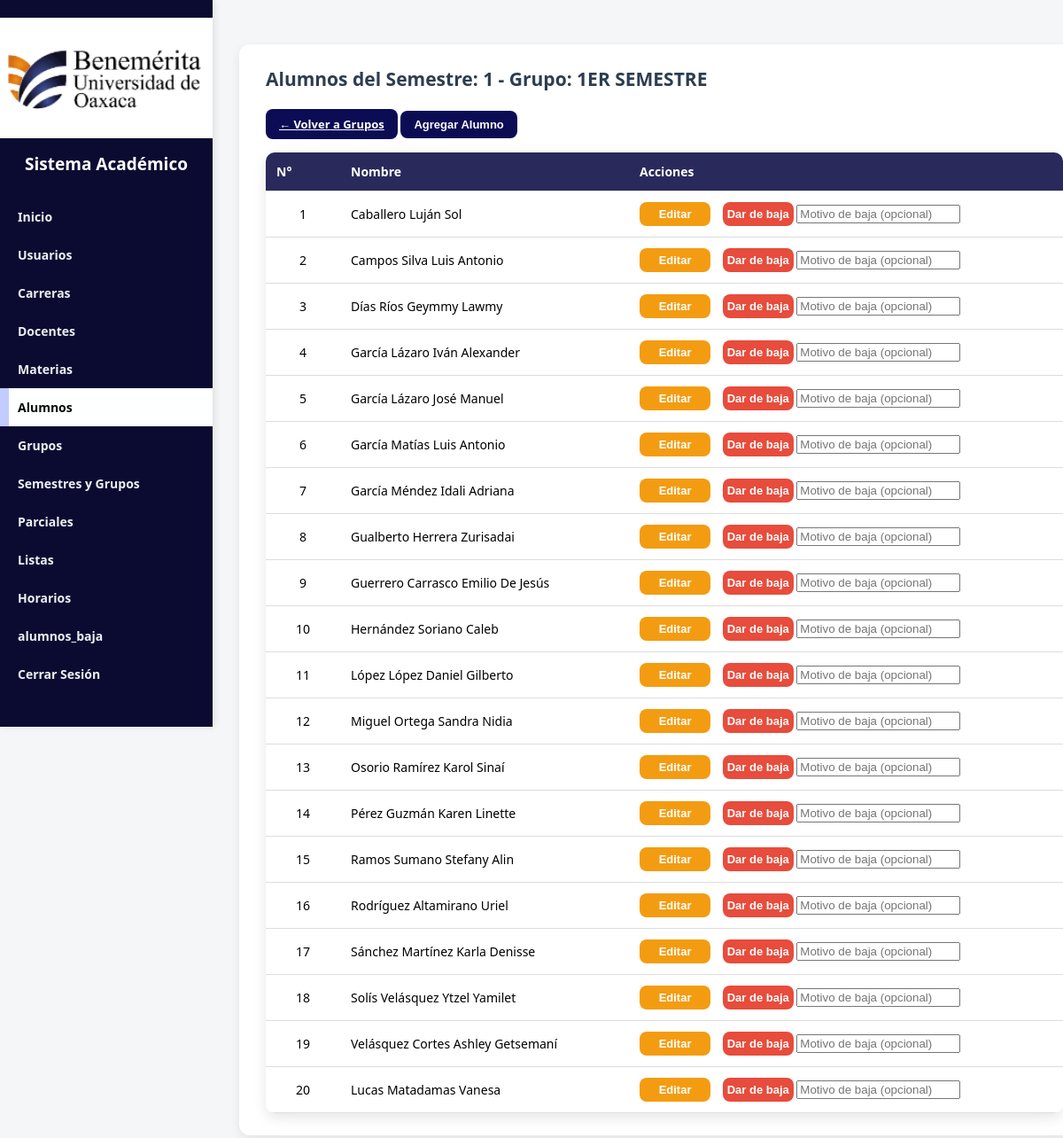
The app's page /views/alumnos_por_grupo.php?id_grupo=1 (signed in) with its own data.
### tables this page shows
CREATE TABLE `grupos` (
  `id_grupo` int(11) NOT NULL AUTO_INCREMENT,
  `nombre` varchar(20) NOT NULL,
  `id_semestre` int(11) NOT NULL,
  `id_carrera` int(11) DEFAULT NULL,
  PRIMARY KEY (`id_grupo`),
  KEY `id_semestre` (`id_semestre`),
  KEY `fk_grupos_carreras` (`id_carrera`),
  CONSTRAINT `fk_grupos_carreras` FOREIGN KEY (`id_carrera`) REFERENCES `carreras` (`id_carrera`),
  CONSTRAINT `grupos_ibfk_1` FOREIGN KEY (`id_semestre`) REFERENCES `semestres` (`id_semestre`)
);

CREATE TABLE `semestres` (
  `id_semestre` int(11) NOT NULL AUTO_INCREMENT,
  `numero` int(11) NOT NULL,
  `id_carrera` int(11) DEFAULT NULL,
  PRIMARY KEY (`id_semestre`),
  KEY `fk_semestre_carrera` (`id_carrera`),
  CONSTRAINT `fk_semestre_carrera` FOREIGN KEY (`id_carrera`) REFERENCES `carreras` (`id_carrera`) ON DELETE SET NULL
);

CREATE TABLE `alumnos` (
  `id_alumno` int(11) NOT NULL AUTO_INCREMENT,
  `nombre` varchar(150) NOT NULL,
  `id_grupo` int(11) DEFAULT NULL,
  `id_carrera` int(11) NOT NULL,
  `status` enum('activo','baja') NOT NULL DEFAULT 'activo',
  `motivo_baja` varchar(255) DEFAULT NULL,
  PRIMARY KEY (`id_alumno`),
  KEY `id_grupo` (`id_grupo`),
  KEY `fk_alumno_carrera` (`id_carrera`)
);

### models/AlumnosModel.php (called while the page is built, shortened)
<?php
class AlumnosModel {
    private $conn;
    public function __construct($conexion){
        $this->conn = $conexion;
    }
    public function getAlumnos($id_carrera = null){
$sql = "SELECT
            a.id_alumno,
            a.nombre,
            a.id_grupo,
            a.id_carrera,
            g.nombre AS grupo,
            c.nombre AS carrera
        FROM alumnos a
        JOIN grupos g ON a.id_grupo = g.id_grupo
        JOIN carreras c ON a.id_carrera = c.id_carrera";
        if ($id_carrera){
            $sql .= " WHERE g.id_carrera = ?";
            $stmt = $this->conn->prepare($sql);
            $stmt->bind_param("i", $id_carrera);
            $stmt->execute();
            $result = $stmt->get_result();
        } else {
            $result = $this->conn->query($sql);
        }
        return $result->fetch_all(MYSQLI_ASSOC);
    }
public function getGrupo($id_grupo){
    $stmt = $this->conn->prepare("
        SELECT
            g.id_grupo,
            g.nombre AS grupo,
            g.id_carrera,
            s.id_semestre,
            s.numero AS semestre
        FROM grupos g
        INNER JOIN semestres s ON g.id_semestre = s.id_semestre
        WHERE g.id_grupo = ?
    ");
    $stmt->bind_param("i", $id_grupo);
    $stmt->execute();
    $res = $stmt->get_result();
    return $res->fetch_assoc() ?: false;
}
}
?>

### views/alumnos_por_grupo.php (the view, shortened to what this page needs)
<?php
require_once "../config/conexion.php";
require_once "../models/AlumnosModel.php";
$rol = $_SESSION['rol'];
$id_carrera = ($rol === 'coordinador') ? $_SESSION['id_carrera'] : null;
$id_grupo = intval($_GET['id_grupo']);
$alumnoModel = new AlumnosModel($conn);
$grupoInfo = $alumnoModel->getGrupo($id_grupo);
$alumnos = $alumnoModel->getAlumnos($id_carrera);
$alumnosGrupo = array_filter($alumnos, fn($a) => intval($a['id_grupo']) === $id_grupo);
?>
<div class="container-form"">
<h2>
   Alumnos del Semestre:   <?= htmlspecialchars($grupoInfo['semestre']); ?>  -
 Grupo: <?= htmlspecialchars($grupoInfo['grupo']); ?>
</h2>
    <a href=" grupos.php" class="btn-agregar">← Volver a Grupos</a>
    <button class="btn-agregar" onclick="abrirModalAlumno()">Agregar Alumno</button>
    <table class="tabla-docentes">
        <thead>
            <tr>
                <th style="width:60px;">N°</th>
                <th>Nombre</th>
                <th>Acciones</th>
            </tr>
        </thead>
        <tbody>
            <?php $num = 1; ?>
            <?php foreach ($alumnosGrupo as $a): ?>
                <tr data-id="<?= $a['id_alumno']; ?>" data-nombre="<?= htmlspecialchars($a['nombre']); ?>" data-id_grupo="<?= $a['id_grupo']; ?>">
                    <td style="text-align:center;"><?= $num++; ?></td>
                    <td><?= htmlspecialchars($a['nombre']); ?></td>
                    <td>
                        <button class="btn-editar" onclick="abrirModalAlumno(<?= $a['id_alumno']; ?>)">Editar</button>
                        <form action="../controllers/AlumnosController.php" method="POST" style="display:inline;">
                            <button type="submit" class="btn-eliminar" onclick="return confirm('¿Dar de baja a este alumno?')">
                                Dar de baja
                            </button>
                            <input type="text" name="motivo" placeholder="Motivo de baja (opcional)">
                        </form>
                    </td>
                </tr>
            <?php endforeach; ?>
        </tbody>
    </table>
</div>
<?php
include "dashboard.php";
?>

### css/styles.css (style rules this page uses)
html { font-size: 14px; }
body { font-family: "Segoe UI", Tahoma, Geneva, Verdana, sans-serif; background: #f4f6f8; margin: 0; padding: 0; font-size: 1rem; }
.container-form { width: 100%; max-width: 1000px; margin: 20px auto; background: #fff; padding: 25px 30px; border-radius: 12px; box-shadow: 0 4px 12px rgba(0, 0, 0, 0.08); }
.container-form h2 { margin-top: 0; margin-bottom: 20px; color: #2c3e50; font-weight: 700; font-size: 1.5rem; }
button, .btn-agregar, .btn-editar, .btn-eliminar { border-radius: 8px; font-weight: 600; border: none; cursor: pointer; transition: all 0.3s ease; color: #fff; text-align: center; display: inline-block; font-size: 13px; }
.btn-agregar { padding: 8px 15px; background: #0c0c55; margin-bottom: 15px; }
.btn-editar, .btn-eliminar { width: 80px; padding: 6px 0; text-align: center; border-radius: 8px; font-weight: 600; font-size: 13px; border: none; cursor: pointer; color: #fff; transition: all 0.3s ease; display: inline-block; }
.btn-editar { background: #f39c12; margin-right: 5px; }
.btn-eliminar { background: #e74c3c; margin-left: 5px; }
.tabla-docentes { width: 100%; border-collapse: collapse; background-color: #fff; border-radius: 10px; overflow: hidden; box-shadow: 0 5px 15px rgba(0, 0, 0, 0.1); }
.tabla-docentes th, .tabla-docentes td { padding: 12px; text-align: left; border-bottom: 1px solid #ddd; }
.tabla-docentes th { background-color: #29295b; color: #fff; }

### records on screen
grupos: id_semestre.numero "1", nombre "1ER SEMESTRE"
alumnos: nombre "Caballero Luján Sol"
alumnos: nombre "Campos Silva Luis Antonio"
alumnos: nombre "Días Ríos Geymmy Lawmy"
alumnos: nombre "García Lázaro Iván Alexander"
alumnos: nombre "García Lázaro José Manuel"
alumnos: nombre "García Matías Luis Antonio"
alumnos: nombre "García Méndez Idali Adriana"
alumnos: nombre "Gualberto Herrera Zurisadai"
alumnos: nombre "Guerrero Carrasco Emilio De Jesús"
alumnos: nombre "Hernández Soriano Caleb"
alumnos: nombre "López López Daniel Gilberto"
alumnos: nombre "Miguel Ortega Sandra Nidia"
alumnos: nombre "Osorio Ramírez Karol Sinaí"
alumnos: nombre "Pérez Guzmán Karen Linette"
alumnos: nombre "Ramos Sumano Stefany Alin"
alumnos: nombre "Rodríguez Altamirano Uriel"
alumnos: nombre "Sánchez Martínez Karla Denisse"
alumnos: nombre "Solís Velásquez Ytzel Yamilet"
alumnos: nombre "Velásquez Cortes Ashley Getsemaní"
alumnos: nombre "Lucas Matadamas Vanesa"
